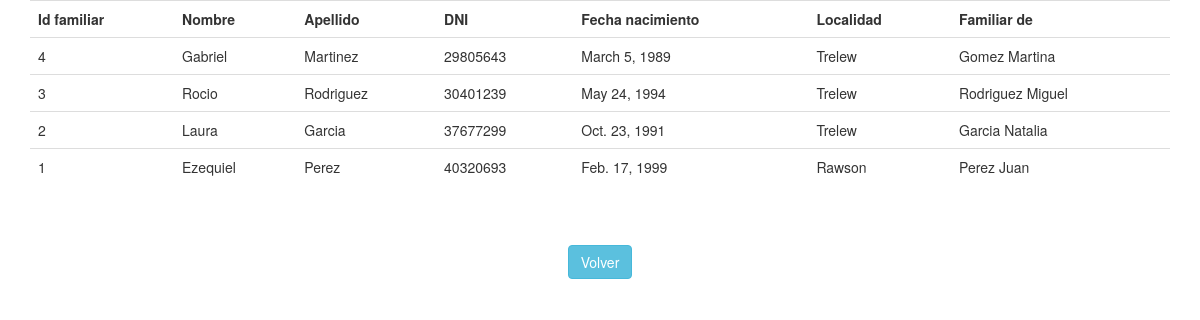
Page /pasajes/familiar on the earlier database version.
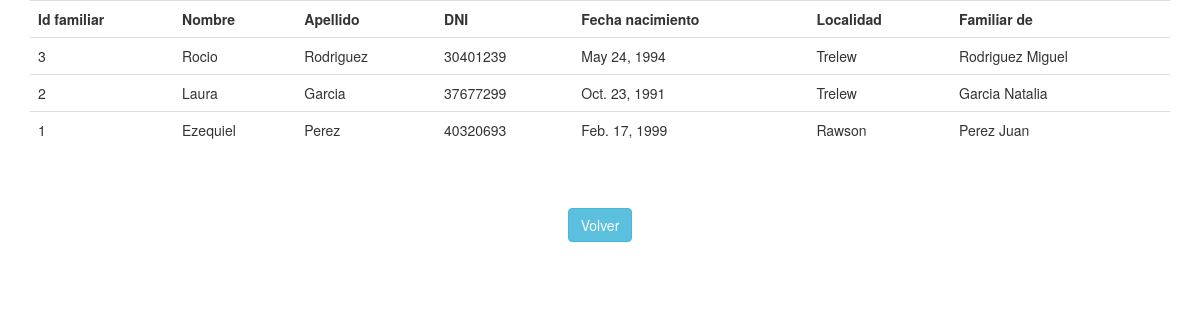
Same page on the later database version.
### pasajes/models.py (models this page shows, shortened)
class Familiar(models.Model):
	id=models.AutoField(unique=True,primary_key=True)
	documento=models.IntegerField(unique=True)
	id_agente=models.ForeignKey(Agente, on_delete=models.CASCADE)
	id_localidad=models.ForeignKey(Localidad, on_delete=models.CASCADE)
	nombre=models.CharField(max_length=200)
	apellido=models.CharField(max_length=200)
	fecha_nacimiento=models.DateField()

class Localidad(models.Model):
	id=models.AutoField(unique=True,primary_key=True)
	nombre=models.CharField(max_length=200)

class Agente(models.Model):
	id=models.AutoField(unique=True,primary_key=True)
	nombre=models.CharField(max_length=200)
	apellido=models.CharField(max_length=200)
	documento=models.IntegerField(unique=True)
	fecha_nacimiento=models.DateField()
	id_localidad=models.ForeignKey(Localidad, on_delete=models.CASCADE)

### pasajes/views.py (the view)
# urls.py: path('familiar', views.indexFamiliarView, name='familiar'),
def indexFamiliarView(request):
	familiares=Familiar.objects.all().order_by('-id')
	context={
		'familiares':familiares,
	}
	return render(request, 'indexFamiliar.html', context)

### pasajes/templates/indexFamiliar.html
{% extends "plantillaBase.html" %}
{% block contenido %}
	{% if familiares %}
	<table class="table table-hover">
		<tr>
			<th>Id familiar</th>
			<th>Nombre</th>
			<th>Apellido</th>
			<th>DNI</th>
			<th>Fecha nacimiento</th>
			<th>Localidad</th>
			<th>Familiar de</th>
		</tr>
	    {% for familiar in familiares %}
	    	<tr>
	        	<td>{{ familiar.id }}</td>
	        	<td>{{ familiar.nombre }}</td>
	        	<td>{{ familiar.apellido }}</td>
	        	<td>{{ familiar.documento }}</td>
	        	<td>{{ familiar.fecha_nacimiento }}</td>
	        	<td>{{ familiar.id_localidad.nombre }}</td>
	        	<td>{{ familiar.id_agente.apellido  }} {{ familiar.id_agente.nombre }}</td>
	    	</tr>
	    {% endfor %}
	</table>
{% else %}
    <p>No hay familiares a mostrar</p>
{% endif %}
		<br><br>
    	<center><a href="{% url 'index' %}"  class="btn btn-info">Volver</a></center>
{% endblock %}

Differences in the rows shown:
removed Familiar: id "4", nombre "Gabriel", apellido "Martinez", documento "29805643", fecha_nacimiento "March 5, 1989", id_localidad.nombre "Trelew", id_agente.apellido "Gomez", id_agente.nombre "Martina"
